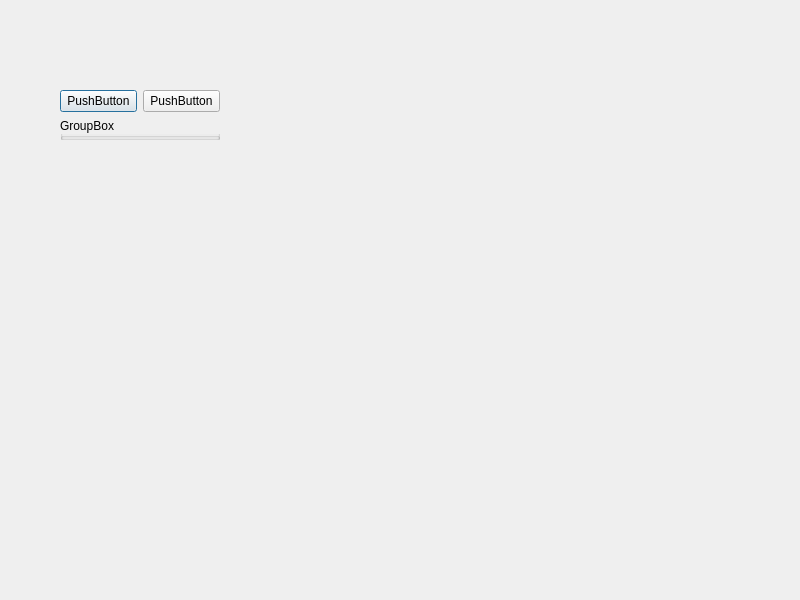
<?xml version="1.0" encoding="UTF-8"?>
<ui version="4.0">
 <class>Dialog</class>
 <widget class="QDialog" name="Dialog">
  <property name="geometry">
   <rect>
    <x>0</x>
    <y>0</y>
    <width>800</width>
    <height>600</height>
   </rect>
  </property>
  <property name="windowTitle">
   <string>Dialog</string>
  </property>
  <widget class="QWidget" name="">
   <property name="geometry">
    <rect>
     <x>60</x>
     <y>90</y>
     <width>160</width>
     <height>50</height>
    </rect>
   </property>
   <layout class="QVBoxLayout" name="verticalLayout">
    <item>
     <layout class="QHBoxLayout" name="horizontalLayout">
      <item>
       <widget class="QPushButton" name="pushButton">
        <property name="text">
         <string>PushButton</string>
        </property>
       </widget>
      </item>
      <item>
       <widget class="QPushButton" name="pushButton_2">
        <property name="text">
         <string>PushButton</string>
        </property>
       </widget>
      </item>
     </layout>
    </item>
    <item>
     <widget class="QGroupBox" name="groupBox">
      <property name="title">
       <string>GroupBox</string>
      </property>
     </widget>
    </item>
   </layout>
  </widget>
 </widget>
 <resources/>
 <connections/>
</ui>
